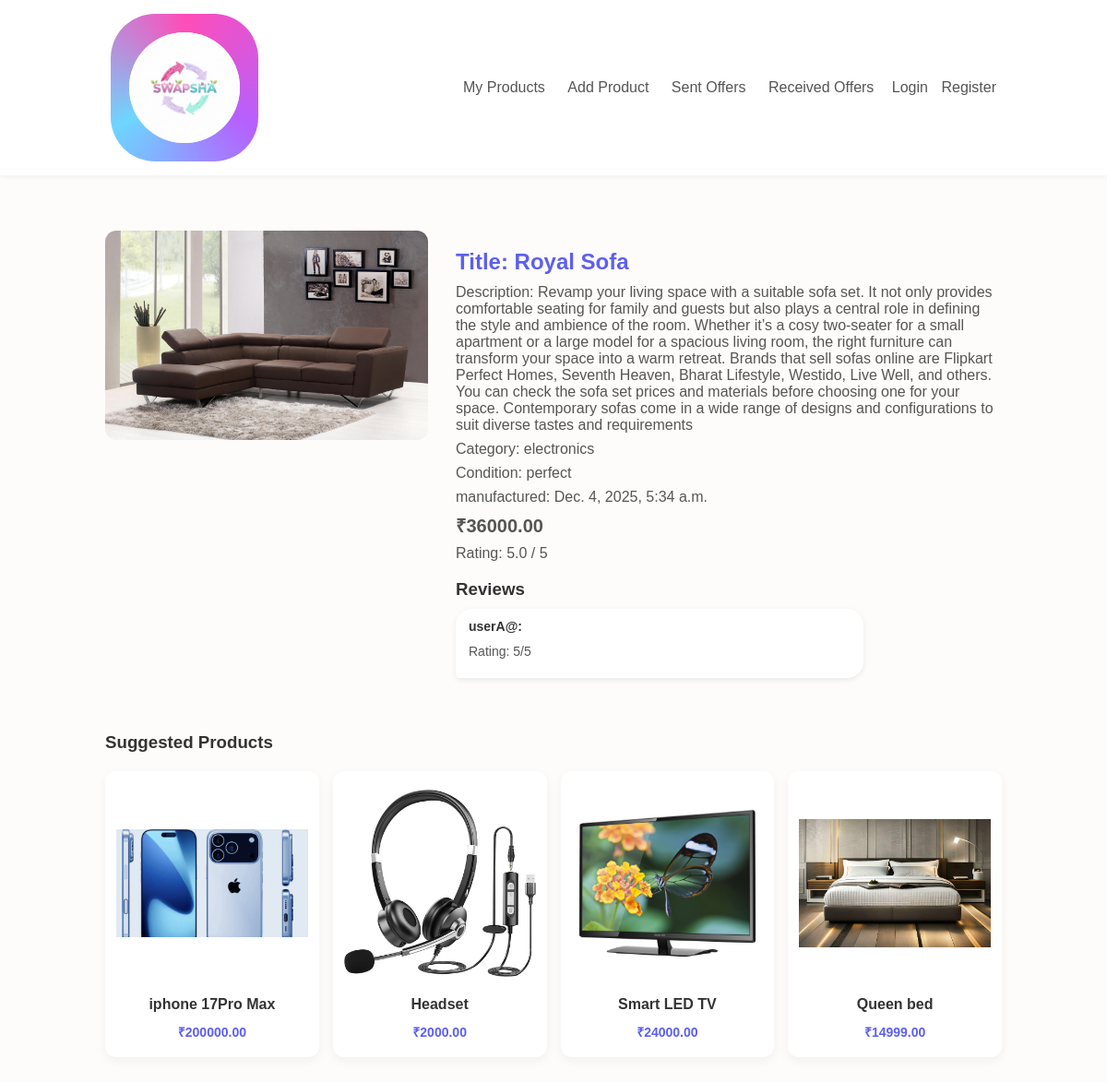
Screenshot of /products/products/7/ with the database file from the repository.
### products/models.py (models this page shows, shortened)
class Product(models.Model):
    CATEGORY_CHOICES = [
        ('electronics', 'Electronics'),
        ('fashion', 'Fashion'),
        ('books', 'Books'),
        ('furniture', 'Furniture'),
        ('others', 'Others'),
    ]
    user = models.ForeignKey(User, on_delete=models.CASCADE)
    title = models.CharField(max_length=200)
    description = models.TextField()
    category = models.CharField(max_length=50, choices=CATEGORY_CHOICES)
    estimated_value = models.DecimalField(max_digits=10, decimal_places=2)
    condition = models.CharField(max_length=50)
    image = models.ImageField(upload_to='product_images/')
    created_at = models.DateTimeField(auto_now_add=True)
    tags = models.CharField(max_length=200, blank=True, null=True, default='')

class Review(models.Model):
    product = models.ForeignKey(Product, on_delete=models.CASCADE, related_name='reviews')
    user = models.ForeignKey(User, on_delete=models.CASCADE)
    rating = models.PositiveSmallIntegerField(default=5)  # 1 to 5
    comment = models.TextField(blank=True)
    created_at = models.DateTimeField(auto_now_add=True)

### products/views.py (the view)
# urls.py: path('products/<int:product_id>/', product_detail, name='product_detail'),
def product_detail(request, product_id):
    product = get_object_or_404(Product, id=product_id)
    reviews = Review.objects.filter(product=product).order_by('-created_at')
    if reviews.exists():
        avg_rating = round(sum([r.rating for r in reviews]) / reviews.count(), 1)  # 1 decimal place
    else:
        avg_rating = 0
    suggested_products = Product.objects.filter(
        category=product.category
    ).exclude(id=product.id)[:4]
    if request.method == 'POST' and request.user.is_authenticated:
        review_form = ReviewForm(request.POST)
        if review_form.is_valid():
            review = review_form.save(commit=False)
            review.product = product
            review.user = request.user
            review.save()
            return redirect('product_detail', product_id=product.id)
    else:
        review_form = ReviewForm()
    context = {
        'product': product,
        'reviews': reviews,
        'avg_rating': avg_rating,
        'suggested_products': suggested_products,
        'review_form': review_form,
    }
    return render(request, 'products/product_detail.html', context)

### templates/products/product_detail.html (shortened to what this page needs)
{% extends 'base.html' %}
{% block content %}
<div class="container product-detail">
    <div class="product-detail-image">
        <img src="{{ product.image.url }}" alt="{{ product.title }}">
    </div>
    <div class="product-detail-info">
        <h2>Title: {{ product.title }}</h2>
        <p>Description: {{ product.description }}</p>
        <p>Category: {{ product.category }}</p>
        <p>Condition: {{ product.condition }}</p>
        <p>manufactured: {{ product.created_at }}</p>
        <p class="price">₹{{ product.estimated_value|floatformat:2 }}</p>
        <p class="avg-rating">Rating: {{ avg_rating }} / 5</p>
        <h3>Reviews</h3>
        {% for review in reviews %}
        <div class="message receiver">
            <strong>{{ review.user.username }}:</strong> {{ review.comment }}
            <p>Rating: {{ review.rating }}/5</p>
        </div>
        {% empty %}
        <p>No reviews yet.</p>
        {% endfor %}
    </div>
</div>
<div class="container">
    <h3>Suggested Products</h3>
    <div class="products-grid">
        {% for sp in suggested_products %}
        <div class="product-card">
            <a href="{% url 'product_detail' sp.id %}">
                <img src="{{ sp.image.url }}" alt="{{ sp.title }}">
                <h3>{{ sp.title }}</h3>
            </a>
            <p class="price">₹{{ sp.estimated_value|floatformat:2 }}</p>
        </div>
        {% endfor %}
    </div>
</div>
{% endblock %}

### static/css/styles.css (style rules this page uses)
body { font-family: 'Poppins', sans-serif; background-color: #fefcfb; color: #333; margin: 0; padding: 0; }
a { text-decoration: none; color: #333; }
h1, h2, h3, h4, h5, h6 { font-weight: 600; margin-bottom: 10px; }
.container { width: 90%; max-width: 1200px; margin: 0 auto; padding: 20px 0; }
.products-grid { display: grid; grid-template-columns: repeat(auto-fit, minmax(150px, 1fr)); gap: 15px; margin-top: 20px; }
.product-card { background-color: #fff; border-radius: 12px; padding: 12px; box-shadow: 0 4px 12px rgba(0,0,0,0.05); display: flex; flex-direction: column; align-items: center; transition: transform 0.2s; }
.product-card img { width: 100%; max-width: 220px; height: 220px; object-fit: contain; display: block; margin: 0 auto 12px auto; border-radius: 8px; }
.product-card h3 { font-size: 16px; margin: 5px 0; text-align: center; }
.product-card p { font-size: 14px; color: #666; text-align: center; }
.product-card .price { font-weight: 600; color: #5D5FEF; margin: 6px 0; }
.product-detail { display: flex; flex-wrap: wrap; gap: 30px; margin-top: 20px; }
.product-detail img { width: 100%; max-width: 350px; height: auto; object-fit: contain; border-radius: 12px; }
.product-detail-info { flex: 1; min-width: 300px; }
.product-detail-info h2 { font-size: 24px; color: #5D5FEF; }
.product-detail-info p { margin: 8px 0; color: #555; }
.product-detail-info .price { font-size: 20px; font-weight: 600; }
.product-detail-info .avg-rating { margin-top: 5px; }
.message { padding: 10px 14px; border-radius: 18px; max-width: 70%; word-wrap: break-word; position: relative; font-size: 14px; line-height: 1.4; }
.message.receiver { align-self: flex-start; background-color: #fff; color: #333; border-bottom-left-radius: 4px; box-shadow: 0 2px 6px rgba(0,0,0,0.08); }
img { display: block; max-width: 100%; }

### rows the page displays
Product: image (picture), title "Royal Sofa", description "Revamp your living space with a suitable sofa set. It not only provides comfortable seating for family and guests but also plays a central role in defining the style and ambience of the room. Whether it’s a cosy two-seater for a small apartment or a large model for a spacious living room, the right furniture can transform your space into a warm retreat. Brands that sell sofas online are Flipkart Perfect Homes, Seventh Heaven, Bharat Lifestyle, Westido, Live Well, and others. You can check the sofa set prices and materials before choosing one for your space. Contemporary sofas come in a wide range of designs and configurations to suit diverse tastes and requirements", category "electronics", condition "perfect", created_at "Dec. 4, 2025, 5:34 a.m.", estimated_value "36000.00"
Review: user.username "userA@", rating "5"
Product: image (picture), title "iphone 17Pro Max", estimated_value "200000.00"
Product: image (picture), title "Headset", estimated_value "2000.00"
Product: image (picture), title "Smart LED TV", estimated_value "24000.00"
Product: image (picture), title "Queen bed", estimated_value "14999.00"

### other values shown
{{ avg_rating }} "5.0"
